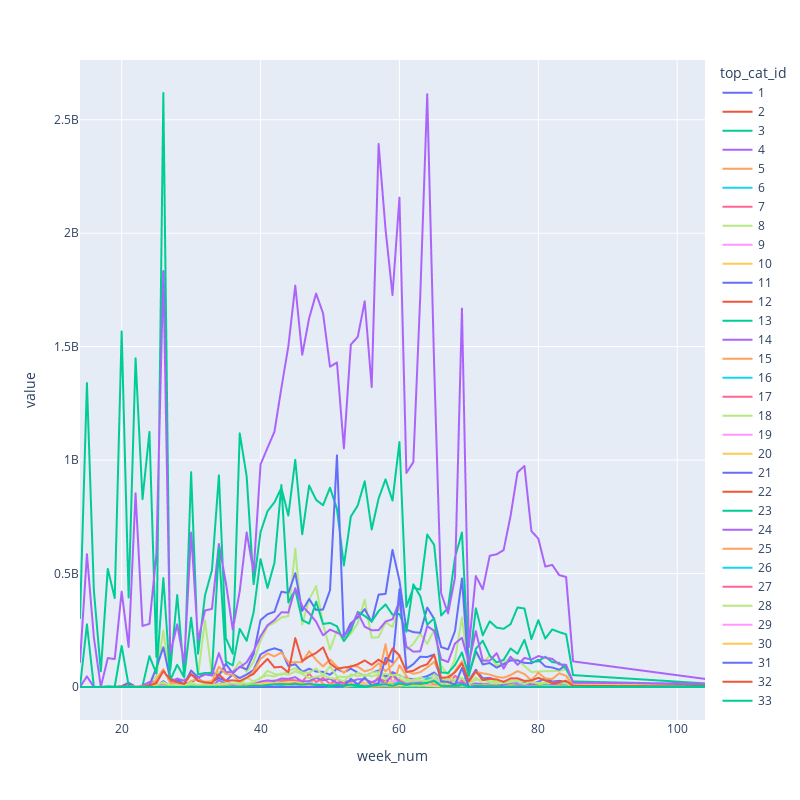

Notebook code cell kept with this figure:
### Code cell
df = pd.pivot_table(
    baskets,
    index='week_num',   # Column to turn into new index
    columns='top_cat_id',  # Column to turn into new columns
    values='spent', # Column to aggregate for values
    aggfunc=sum)    # Aggregation function
px.line(df, width=800,height=800)
